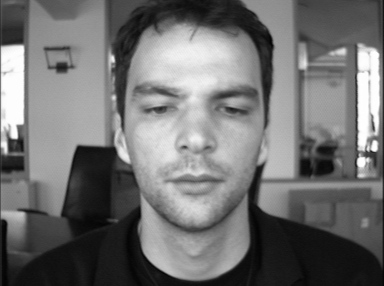
#> input picture test_imgs/BioID_0000.pgm, 384 x 286 px
$ python -i helpers.py   (imports and definitions only)
#> lines starting #> are read from the running program, lines starting #| are printed output that depends on the picture; after the words box and inside, x2 and y2 are one past the last pixel; in counts of white or black regions, pixels touching at a corner belong together
import math
import numpy as np
import dlib
import cv2

# Define Constants
margin = 5

# [44 lines left out: functions midpoint, distance, get_blinking_ratio, not called in this run]

def process_eye(eye_frame, threshold):
    '''
    Process the eye to get the thresholded version of it

    :param eye_frame: Frame containing the segmented eye using polyfill
    :param threshold: Value for binary thresholding
    :return: Binary thresholded eye with the same size of :param eye_frame
    '''
    # Enlarge the eye size
    eye = cv2.resize(eye_frame, None, fx=5, fy=5)
    # Threshold the Eye to get the iris in black with white background
    _, eye = cv2.threshold(eye, threshold, 255, cv2.THRESH_BINARY)

    # Get an ellipse SE
    kernel = cv2.getStructuringElement(cv2.MORPH_ELLIPSE, (15, 15))
    # Perform Closing operation to close small holes
    closing = cv2.morphologyEx(eye, cv2.MORPH_CLOSE, kernel)
    # Perform Opening
    kernel =  cv2.getStructuringElement(cv2.MORPH_ELLIPSE, (15, 15))
    opening = cv2.morphologyEx(closing, cv2.MORPH_OPEN, kernel)

    # Get the original eye size by reducing its size again
    small_eye = cv2.resize(opening, None, fx=1 / 5, fy=1 / 5)

    return small_eye


def iris_size(eye_frame):
    '''
    Returns the iris size: the ratio between nonzero pixels and the total size of the frame

    :param eye_frame: frame containing only the binary thresholded eye
    :return: number of nonzero pixels divided by the size of the frame
    '''
    # get original eye frame without margin
    frame = eye_frame[margin:-margin,margin:-margin]
    h, w = frame.shape[:2]
    # calculate the iris size by getting the ratio between nonzero pixels (iris pixels) and the whole frame pixels
    n_pixels = h * w
    n_blocks = n_pixels - cv2.countNonZero(frame)
    return n_blocks / n_pixels


def best_threshold(eye_frame):
    '''
    Find the best threshold for the iris evaluated its average size

    :param eye_frame: Frame containing only the eye
    :return: best found threshold to get the iris
    '''
    # set average iris size (got by experimenting)
    average_iris_size = 0.30
    # trials array to choose the best from them
    trials = {}

    # loop through threshold values and apply it to eye frame
    for threshold in range(5,100,5):
        iris_frame = process_eye(eye_frame, threshold)
        trials[threshold] = iris_size(iris_frame)

    # get the best threshold from all trials
    best_thresh, best_iris_size = min(trials.items(), key=(lambda p: abs(p[1]-average_iris_size)))

    return best_thresh

# [70 lines left out: functions get_eye_center, eye_direction_distance, get_direction_description, not called in this run]

>>> import cv2
>>> picture = cv2.imread('test_imgs/BioID_0000.pgm')
#> picture is the input picture: shape (286, 384, 3); min 3, max 254, mean 113
#> the loop in best_threshold, `for threshold in range(5,100,5):` made 1 pass
#> pass 1, in process_eye, `_, eye = cv2.threshold(eye, threshold, 255, cv2.THRESH_BINARY)`:
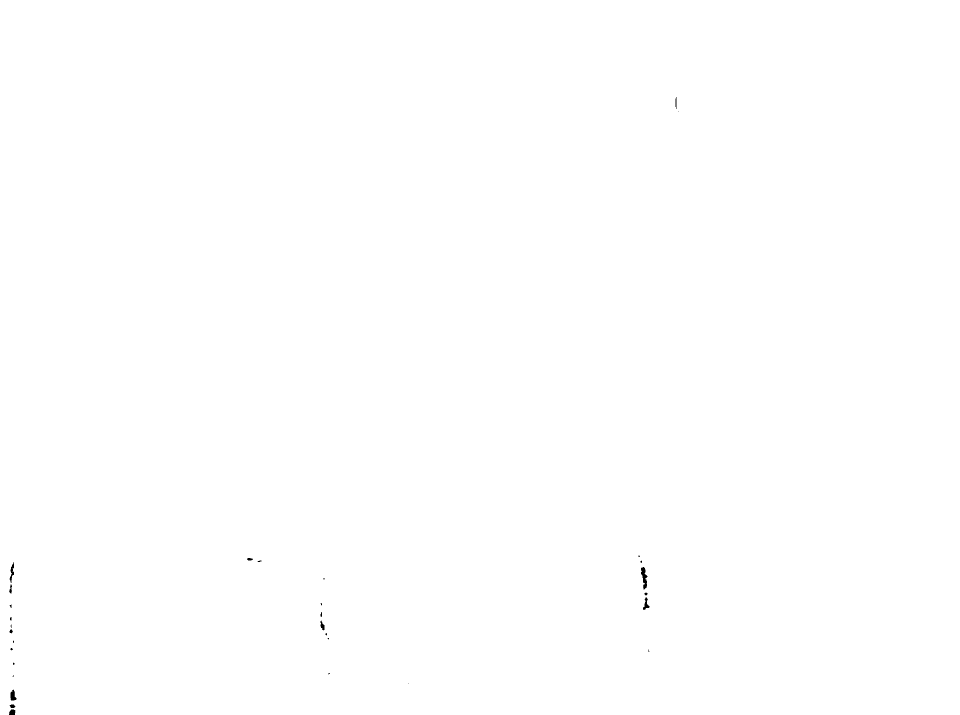
#> eye: shape (1430, 1920, 3) (shown at 1/2 size); 99.9% white; 31 black regions (18 under 20 px), largest, box (x1, y1, x2, y2) and area: (1282, 1134, 1295, 1179) 314, (21, 1379, 33, 1401) 175, (19, 1124, 28, 1166) 156
#> after the loop in best_threshold, `for threshold in range(5,100,5):`: trials = 0 items
#> (the run stopped early here; a loop or call above may not have finished)
